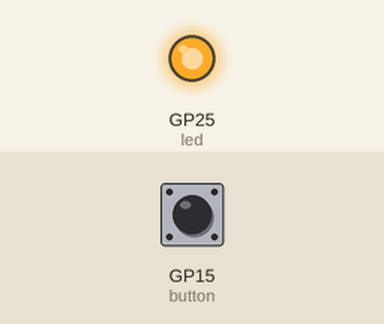
Recording of a program running on a simulated Raspberry Pi Pico running MicroPython. Parts: output pins drawn as LEDs (lit = HIGH). Inputs (shaded band) come from the test bench; at power-on: GP15 (button) HIGH. The board's own WiFi access point starts at once; what the program prints to the serial console is not drawn.

Above: at 1.2 s.
1.3 s: GP15 (button) pulled LOW for 0.15 s
At 1.43 s:
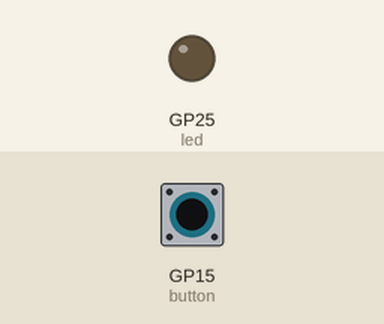
Timing chart, 0 to 4.3 s (numbered marks = the images above; inputs shaded):
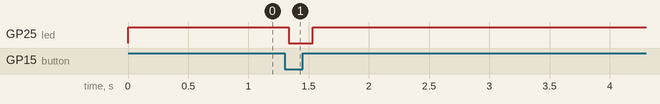

The program:

main.py
```python
# main.py - Solo Choir physical button ("your turn" key for the answering mode)
#
# Role: one momentary button on the body, broadcast to the Mac over UDP. This is
# the control plane and never touches audio.
#
# Why it exists (2026-08-01): phrase-end detection in the answering mode v2 is
# energy-only, which has two weaknesses.
#   1. It has to wait a full 0.35 s of silence to know the singer has stopped,
#      which is a floor on the latency.
#   2. The choir returns to the microphone through the body and the air; the
#      measured p90 of 0.016 is already close to the gate at 0.02, leaving about
#      2 dB of margin. Any louder in the room and it reads as "still singing",
#      so the response never triggers.
# A physical button is immune to both, at about 6 ms of latency (pinged on the
# OLED line). Energy detection stays as the fallback.
#
# Hardware: one leg of the button to GP15, the other to GND, with the internal
# pull-up, so pressed reads 0. No other parts are needed.
#   (Same wiring as firmware/pico_w/pico_w_solo_choir.py, which is the HTTP
#    skeleton. This file uses UDP instead: no TCP handshake, non-blocking, and it
#    implements the dual-mode boot left open in STATE.)
#
# Network: try STA first, against a router such as the Slate AX in the
#   equipment room; if that fails, raise an access point `SoloChoir` at
#   192.168.4.1, the configuration verified on the OLED line on 2026-07-17, and
#   the Mac joins it. Both modes broadcast over UDP, so the Mac never needs the
#   other side's IP and a change of venue needs no reconfiguration.
#
# Reliability: UDP drops packets, so each press sends three datagrams 10 ms
#   apart carrying a rising sequence number, which the Mac de-duplicates. A
#   heartbeat every 2 s lets the Mac show the connection state, which is checked
#   before going on stage.

import network
import socket
import time

from machine import Pin

STA_SSID, STA_PASS = "", ""          # STA is tried only when filled in; empty means go straight to AP
AP_SSID, AP_PASS = "SoloChoir", "solochoir"   # AP mode: the Mac joins this network
PORT = 8766
DEBOUNCE_MS = 200
HEARTBEAT_S = 2.0

button = Pin(15, Pin.IN, Pin.PULL_UP)   # pressed = grounded = 0
led = Pin("LED", Pin.OUT)


def net_up():
    """Dual mode: use STA if it connects, otherwise raise an AP. Returns the
    broadcast address."""
    if STA_SSID:
        w = network.WLAN(network.STA_IF)
        w.active(True)
        w.connect(STA_SSID, STA_PASS)
        for _ in range(60):             # wait at most 6 s
            if w.isconnected():
                ip, _, _, _ = w.ifconfig()
                print("STA ok:", ip)
                led.on()
                return ip.rsplit(".", 1)[0] + ".255"
            led.toggle()
            time.sleep(0.1)
        w.active(False)
        print("STA failed, falling back to AP")
    ap = network.WLAN(network.AP_IF)
    ap.config(essid=AP_SSID, password=AP_PASS)
    ap.active(True)
    while not ap.active():
        time.sleep(0.1)
    print("AP ok:", ap.ifconfig()[0], "(join", AP_SSID, "on the Mac)")
    led.on()
    return "192.168.4.255"


def main():
    bcast = net_up()
    s = socket.socket(socket.AF_INET, socket.SOCK_DGRAM)
    s.setsockopt(socket.SOL_SOCKET, socket.SO_BROADCAST, 1)
    seq, last, t_hb = 0, 1, time.ticks_ms()
    while True:
        v = button.value()
        if last == 1 and v == 0:                  # falling edge, active low
            seq += 1
            for _ in range(3):                    # three redundant datagrams against packet loss
                s.sendto(b"TAP %d" % seq, (bcast, PORT))
                time.sleep_ms(10)
            led.off()
            time.sleep_ms(DEBOUNCE_MS)
            led.on()
        last = v
        if time.ticks_diff(time.ticks_ms(), t_hb) > HEARTBEAT_S * 1000:
            s.sendto(b"HB %d" % seq, (bcast, PORT))
            t_hb = time.ticks_ms()
        time.sleep_ms(5)


main()
```

Measured:
- after the input at 1.3 s, GP25 (led): HIGH → LOW at once, → HIGH 0.20 s later
